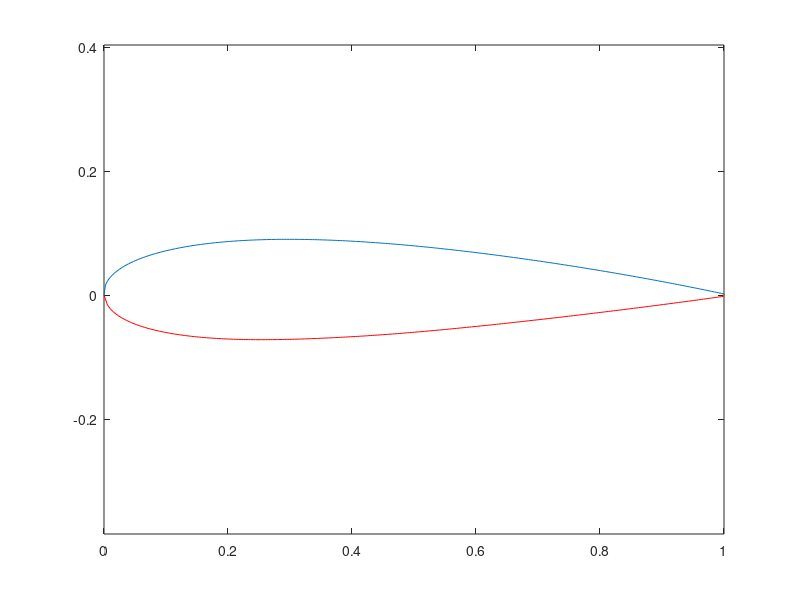

Here is the MATLAB script that generated this plot:
c=1; %chord length
s=num2str(2418);
NACA=s; %4 digits
d1=str2double(s(1)); % pulls the first digit out of the scalar
d2=str2double(s(2));% pulls the second digit out of the scalar
d34=str2double(s(3:4)); % pulls the third and fourth digit out of the scalar
m=d1/100;
p=d2/10;
t=d34/100;  
x=linspace(0, c, 250);
yt =5*t*c*(.2969*(sqrt(x/c))+-.1260*(x/c)+-.3516*(x/c).^2+.2843*(x/c).^3+-.1015*(x/c).^4);
for k = 1:length(x)
      if x(k) <= p*c
          yc(k)=m*(x(k)/p^2)*(2*p-(x(k)/c));
          dx(k)=(2*m)/p^2*(p-(x(k)/c));
      elseif x(k) > p*c
          yc(k)=m*((c-x(k))/(1-p)^2)*(1+(x(k)/c)-(2*p));
          dx(k)=((2*m)/(1-p)^2)*(p-(x(k)/c));
      end
      %upper and lower limits of the airfoil (xu,yu) ; (xl,yl)
      theta=atan(dx(k));
      xu(k)=x(k)-yt(k)*sin(theta);
      yu(k)=yc(k)+yt(k)*cos(theta);
      xl(k)=x(k)+yt(k)*sin(theta);
      yl(k)=yc(k)-yt(k)*cos(theta);
  end
  %plot of airfoil
  plot(xu,yt)
  hold on
  plot(xl,yl,'r')
  %plot(x,yc,'g')
  plot(1,0)
  axis equal